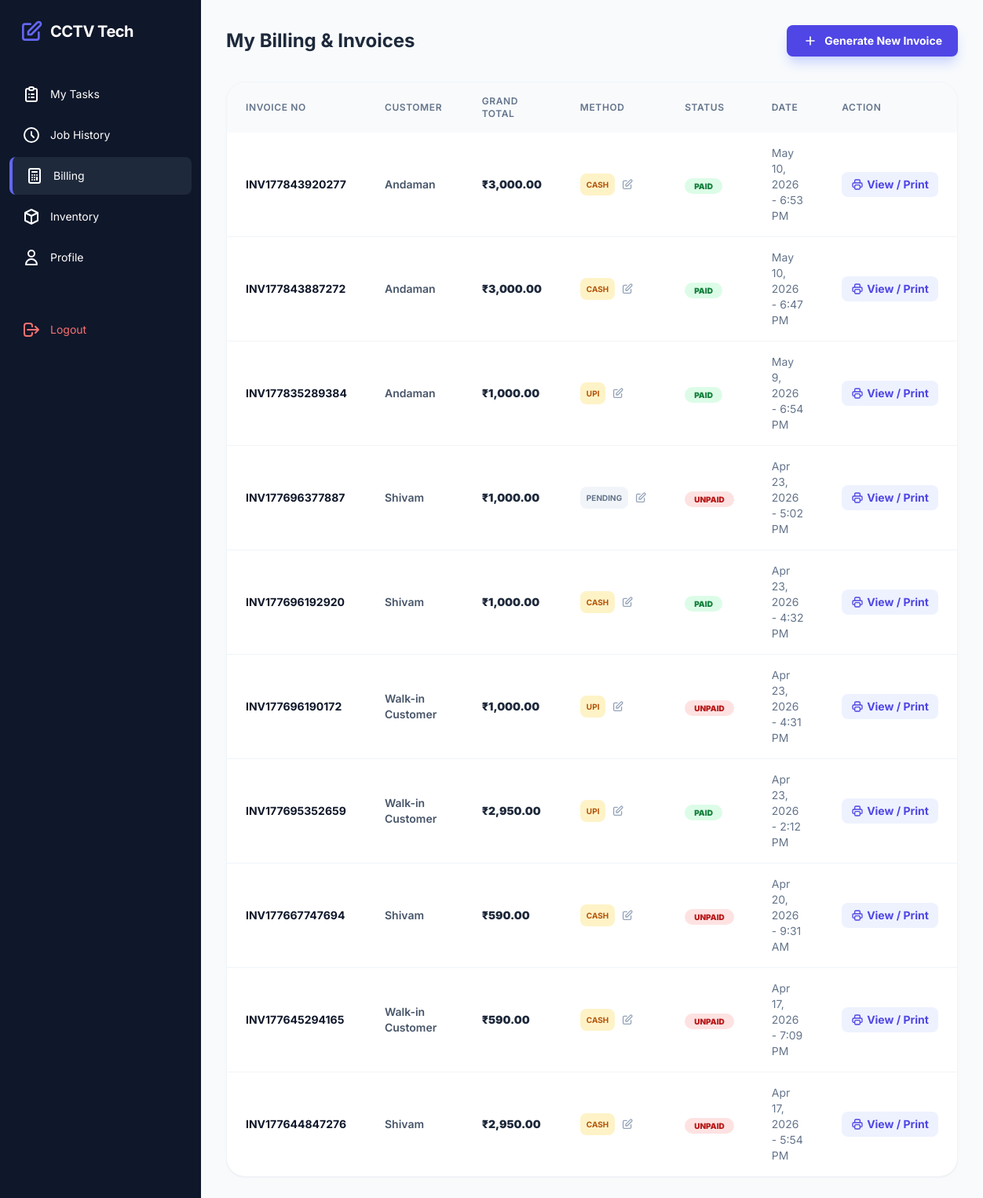
Page /tech/billing.php (signed in) on the committed database.
### tables this page shows
CREATE TABLE `invoices` (
  `id` int(11) NOT NULL,
  `complaint_id` int(11) DEFAULT NULL,
  `invoice_no` varchar(50) NOT NULL,
  `subtotal` decimal(10,2) DEFAULT NULL,
  `gst_amount` decimal(10,2) DEFAULT NULL,
  `grand_total` decimal(10,2) DEFAULT NULL,
  `payment_status` enum('Paid','Unpaid','Partial') DEFAULT 'Unpaid',
  `payment_method` enum('Cash','UPI') DEFAULT 'Cash',
  `created_at` timestamp NOT NULL DEFAULT current_timestamp()
);

CREATE TABLE `customers` (
  `id` int(11) NOT NULL,
  `customer_name` varchar(150) NOT NULL,
  `phone` varchar(15) NOT NULL,
  `address` text NOT NULL,
  `gst_number` varchar(20) DEFAULT NULL,
  `has_active_amc` tinyint(1) DEFAULT 0,
  `created_at` timestamp NOT NULL DEFAULT current_timestamp()
);

### tech/billing.php (the view, shortened to what this page needs)
<?php
require_once '../includes/db_connect.php';
$techId = $_SESSION['user_id'];
try {
    $stmt = $pdo->prepare("SELECT i.*, cust.customer_name
                           FROM invoices i
                           JOIN complaints c ON i.complaint_id = c.id
                           JOIN customers cust ON c.customer_id = cust.id
                           WHERE c.assigned_tech_id = ?
                           ORDER BY i.created_at DESC");
    $stmt->execute([$techId]);
    $invoices = $stmt->fetchAll();
    $pendingStmt = $pdo->prepare("SELECT c.id, cust.customer_name, c.completed_at
                                  FROM complaints c
                                  JOIN customers cust ON c.customer_id = cust.id
                                  LEFT JOIN invoices i ON c.id = i.complaint_id
                                  WHERE c.assigned_tech_id = ? AND c.status = 'Completed' AND i.id IS NULL");
    $pendingStmt->execute([$techId]);
    $pendingJobs = $pendingStmt->fetchAll();
} catch (PDOException $e) {
    echo "Error: " . $e->getMessage();
}
require_once '../includes/header.php';
?>
<div class="space-y-8 max-w-5xl mx-auto">
    <div class="flex items-center justify-between">
        <h2 class="text-2xl font-bold text-slate-800">My Billing & Invoices</h2>
        <?php if (!empty($pendingJobs)): ?>
            <button onclick="openGenerateModal()" class="bg-indigo-600 text-white px-5 py-2.5 rounded-lg text-sm font-bold hover:bg-indigo-700 transition shadow-lg shadow-indigo-200 flex items-center gap-2 animate-pulse">
                <svg xmlns="http://www.w3.org/2000/svg" class="h-5 w-5" fill="none" viewBox="0 0 24 24" stroke="currentColor"><path stroke-linecap="round" stroke-linejoin="round" stroke-width="2" d="M12 6v6m0 0v6m0-6h6m-6 0H6" /></svg>
                Generate New Invoice
            </button>
        <?php else: ?>
            <button disabled class="bg-slate-200 text-slate-400 px-5 py-2.5 rounded-lg text-sm font-bold cursor-not-allowed">Generate New Invoice</button>
        <?php endif; ?>
    </div>
    <div class="bg-white rounded-3xl shadow-sm border border-slate-100 overflow-hidden">
        <div class="overflow-x-auto">
            <table class="w-full text-left">
                <thead>
                    <tr class="bg-slate-50 text-slate-500 text-xs uppercase tracking-wider">
                        <th class="px-6 py-4 font-semibold">Invoice No</th>
                        <th class="px-6 py-4 font-semibold">Customer</th>
                        <th class="px-6 py-4 font-semibold">Grand Total</th>
                        <th class="px-6 py-4 font-semibold">Method</th>
                        <th class="px-6 py-4 font-semibold">Status</th>
                        <th class="px-6 py-4 font-semibold">Date</th>
                        <th class="px-6 py-4 font-semibold">Action</th>
                    </tr>
                </thead>
                <tbody class="divide-y divide-slate-100">
                    <?php if (empty($invoices)): ?>
                        <tr><td colspan="6" class="px-6 py-12 text-center text-slate-400 font-medium">You haven't generated any invoices yet.</td></tr>
                    <?php else: ?>
                        <?php foreach ($invoices as $invoice): ?>
                        <tr class="hover:bg-slate-50 transition">
                            <td class="px-6 py-4 text-sm font-bold text-slate-900"><?php echo htmlspecialchars($invoice['invoice_no']); ?></td>
                            <td class="px-6 py-4 text-sm font-semibold text-slate-600"><?php echo htmlspecialchars($invoice['customer_name']); ?></td>
                            <td class="px-6 py-4 text-sm font-black text-slate-800">₹<?php echo number_format($invoice['grand_total'], 2); ?></td>
                            <td class="px-6 py-4 text-sm">
                                <div class="flex items-center gap-2">
                                    <span class="px-2 py-1 rounded-lg text-[10px] font-bold uppercase <?php
                                        if (!$invoice['payment_method'] || $invoice['payment_method'] === 'Pay Later') echo 'bg-slate-100 text-slate-500';
                                        elseif ($invoice['payment_method'] === 'Bank') echo 'bg-purple-100 text-purple-700';
                                        else echo 'bg-amber-100 text-amber-700';
                                    ?>">
                                        <?php echo $invoice['payment_method'] ?: 'PENDING'; ?>
                                    </span>
                                    <button onclick="openEditPaymentModal(<?php echo $invoice['id']; ?>, '<?php echo $invoice['payment_method']; ?>', '<?php echo $invoice['payment_status']; ?>')" class="text-slate-400 hover:text-indigo-600 transition">
                                        <svg xmlns="http://www.w3.org/2000/svg" class="h-4 w-4" fill="none" viewBox="0 0 24 24" stroke="currentColor"><path stroke-linecap="round" stroke-linejoin="round" stroke-width="2" d="M11 5H6a2 2 0 00-2 2v11a2 2 0 002 2h11a2 2 0 002-2v-5m-1.414-9.414a2 2 0 112.828 2.828L11.828 15H9v-2.828l8.586-8.586z" /></svg>
                                    </button>
                                </div>
                            </td>
                            <td class="px-6 py-4">
                                <?php
                                    $paymentClasses = [
                                        'Paid' => 'bg-green-100 text-green-700',
                                        'Unpaid' => 'bg-red-100 text-red-700',
                                        'Partial' => 'bg-yellow-100 text-yellow-700',
                                    ];
                                    $class = $paymentClasses[$invoice['payment_status']] ?? 'bg-slate-100 text-slate-700';
                                ?>
                                <span class="px-3 py-1 rounded-full text-[10px] font-black uppercase <?php echo $class; ?>">
                                    <?php echo $invoice['payment_status']; ?>
                                </span>
                            </td>
                            <td class="px-6 py-4 text-sm text-slate-500"><?php echo date('M j, Y - g:i A', strtotime($invoice['created_at'])); ?></td>
                            <td class="px-6 py-4 text-sm">
                                <a href="invoice_gen.php?id=<?php echo $invoice['complaint_id']; ?>&print=1" target="_blank" class="text-indigo-600 hover:text-indigo-800 font-bold flex items-center gap-1 bg-indigo-50 px-3 py-1.5 rounded-lg w-max transition">
                                    View / Print
                                </a>
                            </td>
                        </tr>
                        <?php endforeach; ?>
                    <?php endif; ?>
                </tbody>
            </table>
        </div>
    </div>
</div>
<?php require_once '../includes/footer.php'; ?>

### includes/header.php (style rules this page uses)
body { font-family: 'Inter', sans-serif; }

### rows in the picture
invoices: invoice_no "INV177843920277", customers.customer_name "Andaman", grand_total "3,000.00", payment_method "CASH", payment_status "PAID", created_at "May 10, 2026 - 6:53 PM"
invoices: invoice_no "INV177843887272", customers.customer_name "Andaman", grand_total "3,000.00", payment_method "CASH", payment_status "PAID", created_at "May 10, 2026 - 6:47 PM"
invoices: invoice_no "INV177835289384", customers.customer_name "Andaman", grand_total "1,000.00", payment_method "UPI", payment_status "PAID", created_at "May 9, 2026 - 6:54 PM"
invoices: invoice_no "INV177696377887", customers.customer_name "Shivam", grand_total "1,000.00", payment_method "PENDING", payment_status "UNPAID", created_at "Apr 23, 2026 - 5:02 PM"
invoices: invoice_no "INV177696192920", customers.customer_name "Shivam", grand_total "1,000.00", payment_method "CASH", payment_status "PAID", created_at "Apr 23, 2026 - 4:32 PM"
invoices: invoice_no "INV177696190172", customers.customer_name "Walk-in Customer", grand_total "1,000.00", payment_method "UPI", payment_status "UNPAID", created_at "Apr 23, 2026 - 4:31 PM"
invoices: invoice_no "INV177695352659", customers.customer_name "Walk-in Customer", grand_total "2,950.00", payment_method "UPI", payment_status "PAID", created_at "Apr 23, 2026 - 2:12 PM"
invoices: invoice_no "INV177667747694", customers.customer_name "Shivam", grand_total "590.00", payment_method "CASH", payment_status "UNPAID", created_at "Apr 20, 2026 - 9:31 AM"
invoices: invoice_no "INV177645294165", customers.customer_name "Walk-in Customer", grand_total "590.00", payment_method "CASH", payment_status "UNPAID", created_at "Apr 17, 2026 - 7:09 PM"
invoices: invoice_no "INV177644847276", customers.customer_name "Shivam", grand_total "2,950.00", payment_method "CASH", payment_status "UNPAID", created_at "Apr 17, 2026 - 5:54 PM"
